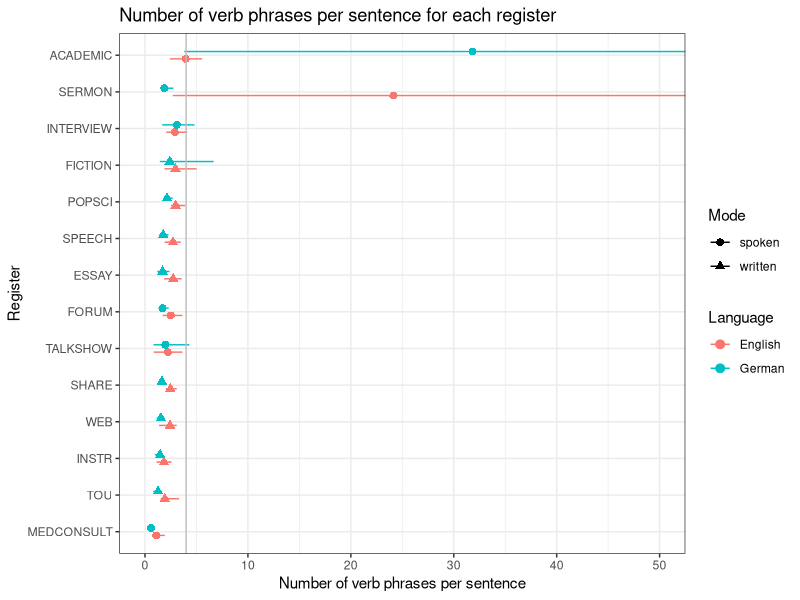
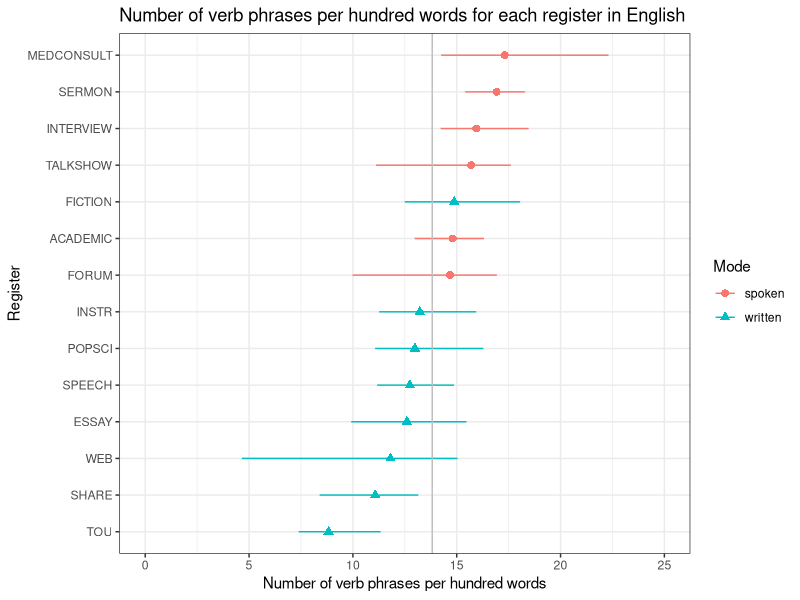
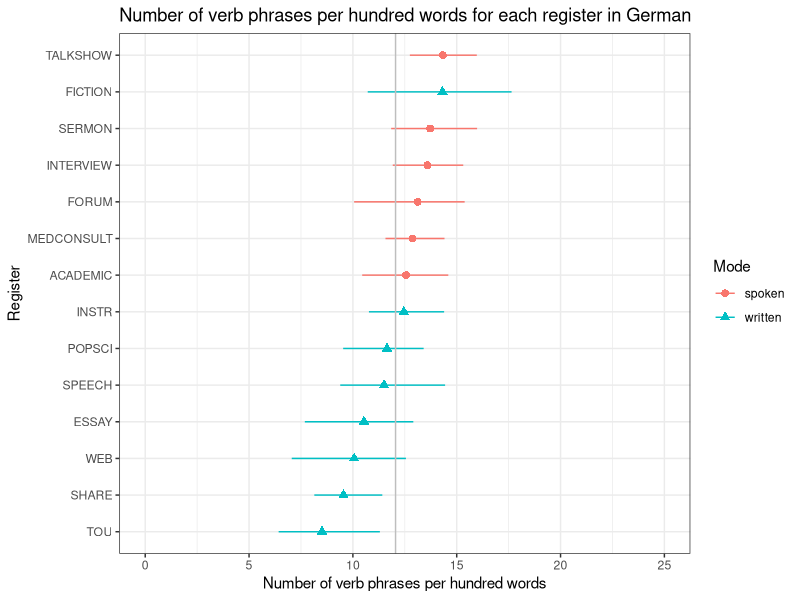
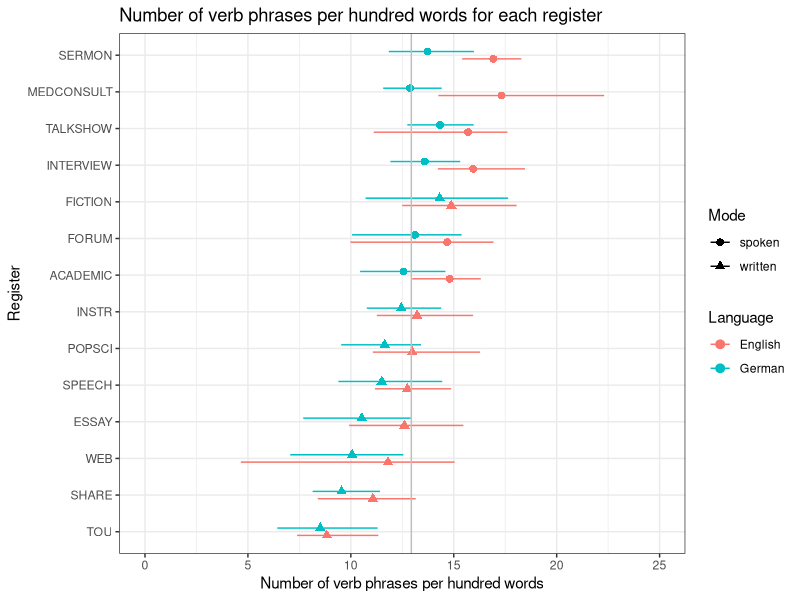
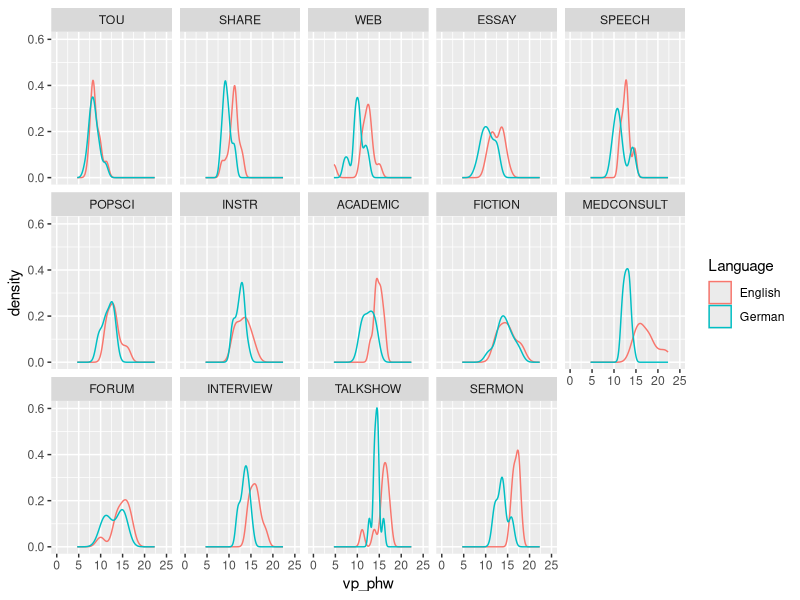
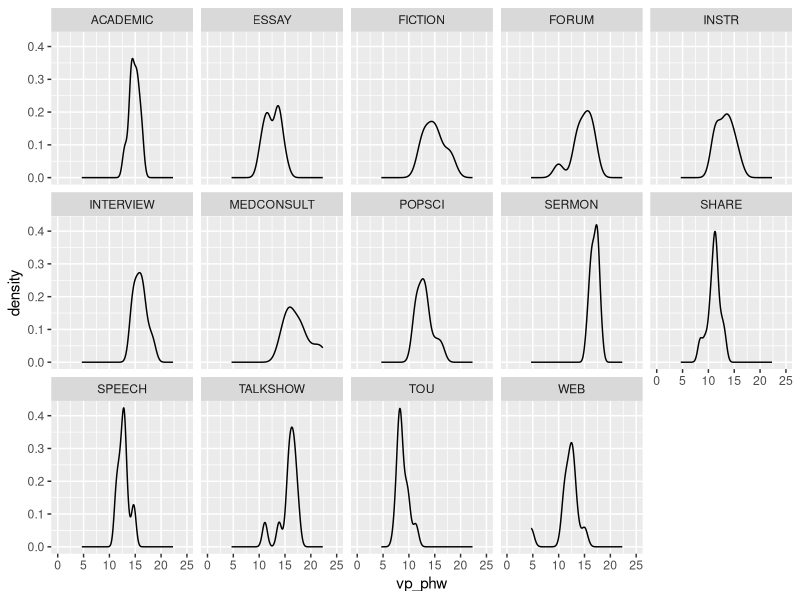
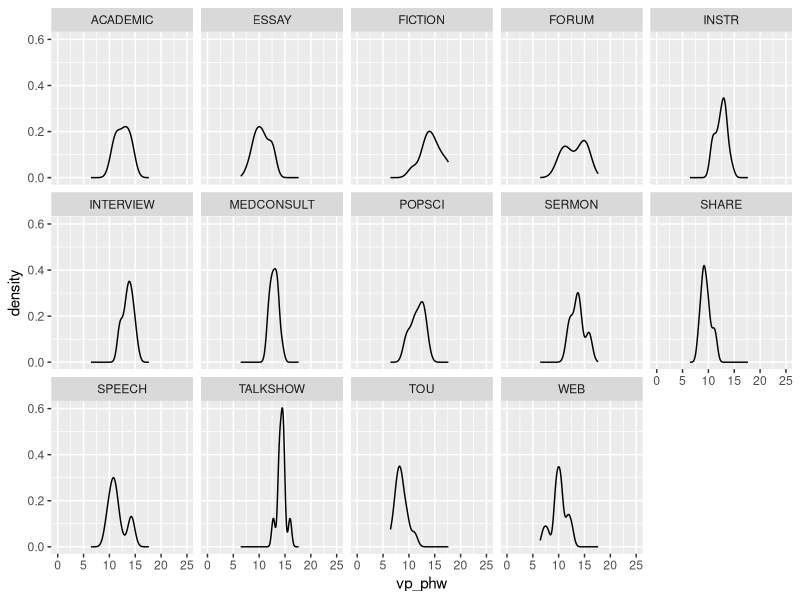
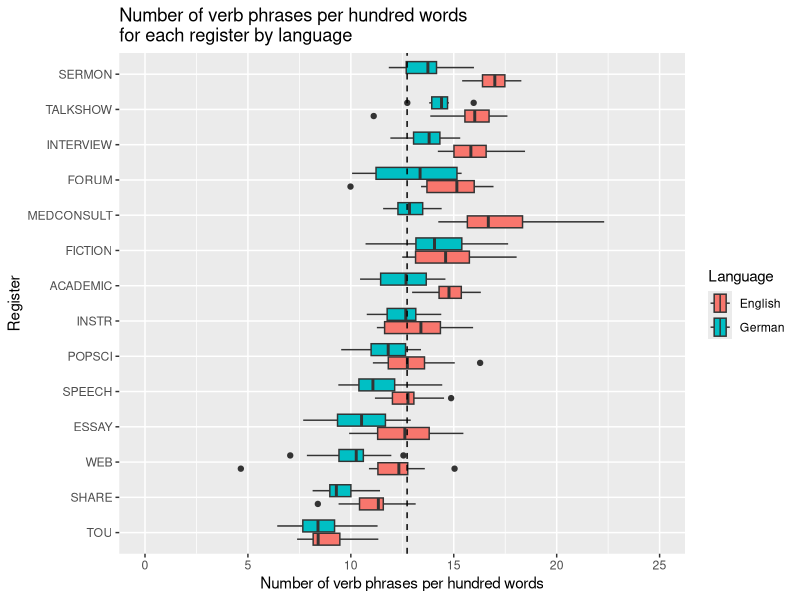

R code for these plots, in order:
## ---- chunk 1
library(tidyverse)
library(readxl)
options(scipen = 999) # this turns off the scientific notation of very high/low numbers (e-10)
set.seed(42)
## ---- chunk 2
texts <- read_excel("Overview_texts_vp.xlsx") %>%
  mutate(Language = as.factor(Language),
         Register = as.factor(Register), 
         Mode = as.factor(Mode))

## the variable STTR needs to be z-scored (= centered and scaled)
texts$STTR_z = scale(texts$STTR)

## we need to create one data frame for English and one for German
texts_EO = subset(texts, Language == "English")
texts_GO = subset(texts, Language == "German")

registers <- read_excel("Overview_registers_vp.xlsx")
## we need to create one data frame for English and one for German
registers_EO = subset(registers, Language == "English")
registers_GO = subset(registers, Language == "German")

head(texts)
head(registers)
## ---- chunk 3
registers %>%
  mutate(Register = fct_reorder(Register, vp_ps_av)) %>%
  ggplot() + 
    geom_pointrange(mapping = aes(x = vp_ps_av, y = Register, color = Language, 
                                  xmin = vp_ps_min, xmax = vp_ps_max, shape = Mode), 
                    size = 0.5, position = position_dodge(width=0.4),) + 
    geom_vline(xintercept = mean(registers$vp_ps_av), colour = "grey") + 
    labs(x = "Number of verb phrases per sentence", y = "Register", title = "Number of verb phrases per sentence for each register") +
    theme_bw() + 
    coord_cartesian(xlim = c(0,50))
## ---- chunk 4
registers_EO %>%
  mutate(Register = fct_reorder(Register, vp_phw_av)) %>%
  ggplot() + 
    geom_pointrange(mapping = aes(x = vp_phw_av, y = Register, colour = Mode,
                                  xmin = vp_phw_min, xmax = vp_phw_max, shape = Mode), 
                    size = 0.5, position = position_dodge(width=0.4), xlim = c(0:25)) + 
    geom_vline(xintercept = mean(registers_EO$vp_phw_av), colour = "grey") +
    labs(x = "Number of verb phrases per hundred words", y = "Register", title = "Number of verb phrases per hundred words for each register in English") +
    theme_bw() + 
    coord_cartesian(xlim = c(0, 25))

## ---- chunk 5
registers_GO %>%
  mutate(Register = fct_reorder(Register, vp_phw_av)) %>%
  ggplot() + 
    geom_pointrange(mapping = aes(x = vp_phw_av, y = Register, colour = Mode,
                                  xmin = vp_phw_min, xmax = vp_phw_max, shape = Mode), 
                    size = 0.5, position = position_dodge(width=0.4)) + 
    geom_vline(xintercept = mean(registers_GO$vp_phw_av), colour = "grey") +
    labs(x = "Number of verb phrases per hundred words", y = "Register", title = "Number of verb phrases per hundred words for each register in German") +
    theme_bw()  + 
    coord_cartesian(xlim = c(0, 25))

## ---- chunk 6
registers %>%
  mutate(Register = fct_reorder(Register, vp_phw_av)) %>%
  ggplot() + 
    geom_pointrange(mapping = aes(x = vp_phw_av, y = Register, color = Language, 
                                  xmin = vp_phw_min, xmax = vp_phw_max, shape = Mode), 
                    size = 0.5, position = position_dodge(width=0.4)) + 
    geom_vline(xintercept = mean(registers$vp_phw_av), colour = "grey") +
    labs(x = "Number of verb phrases per hundred words", y = "Register", title = "Number of verb phrases per hundred words for each register") +
    theme_bw() + 
    coord_cartesian(xlim = c(0, 25))
## ---- chunk 7
# reorder factor levels first
texts_reorderreg = texts %>%
  mutate(Register = fct_reorder(Register, vp_phw, .fun="median"))
summary(texts_reorderreg$Register)

## both languages (not split up) as density plot
ggplot(data = texts_reorderreg) +
  geom_density(mapping = aes(x = vp_phw, colour = Language)) +
  facet_wrap( ~ Register, nrow = 3) + 
  coord_cartesian(xlim = c(0, 25))

## English only as density plot
ggplot(data = texts_EO) +
  geom_density(mapping = aes(x = vp_phw)) +
  facet_wrap( ~ Register, nrow = 3) + 
  coord_cartesian(xlim = c(0, 25))

## German only as density plot
ggplot(data = texts_GO) +
  geom_density(mapping = aes(x = vp_phw)) +
  facet_wrap( ~ Register, nrow = 3) + 
  coord_cartesian(xlim = c(0, 25))

## both languages (split up) as a boxplot
ggplot(data = texts_reorderreg) +
  geom_boxplot(mapping = aes(x = vp_phw, y = Register, fill = Language)) + 
  geom_vline(xintercept = mean(texts$vp_phw), linetype = 2) + 
  labs(x = "Number of verb phrases per hundred words", y = "Register", title = "Number of verb phrases per hundred words \nfor each register by language") + 
  coord_cartesian(xlim = c(0, 25))

## both languages (not split up) as a boxplot
ggplot(data = texts_reorderreg) +
  geom_boxplot(mapping = aes(x = vp_phw, y = Register)) + 
  geom_vline(xintercept = mean(texts$vp_phw), linetype = 2) + 
  labs(x = "Number of verb phrases per hundred words", y = "Register", title = "Number of verb phrases per hundred words for each register") + 
  coord_cartesian(xlim = c(0, 25))

## ---- chunk 8
## as a density plot
ggplot(data = texts) +
  geom_density(mapping = aes(x = vp_phw, colour = Language)) + 
  coord_cartesian(xlim = c(0, 25))

## as a box plot
ggplot(data = texts) + 
  geom_boxplot(mapping = aes(x = vp_phw, y = Language, fill = Language), show.legend = FALSE) +
  geom_vline(xintercept = mean(texts$vp_phw), linetype = 2) + 
  coord_cartesian(xlim = c(0, 25))
## ---- chunk 9
## density plot
ggplot(data = texts) +
  geom_density(mapping = aes(x = vp_phw, colour = Mode)) + 
  facet_wrap( ~ Language, ncol = 1) + 
  coord_cartesian(xlim = c(0, 25))

## box plot
ggplot(data = texts) +
  geom_boxplot(mapping = aes(x = vp_phw, fill = Mode)) + 
  coord_cartesian(xlim = c(0, 25)) + 
  facet_wrap( ~ Language, nrow = 2)

ggplot(data = texts) +
  geom_boxplot(mapping = aes(x = vp_phw, fill = Mode)) + 
  coord_cartesian(xlim = c(0, 25))

## average number of verb phrases per hundred words
# overall
texts %>%
  group_by(Mode) %>%
  summarise(mean(vp_phw))
# by language
texts %>%
  group_by(Mode, Language) %>%
  summarise(mean(vp_phw))
## ---- chunk 10
ggplot(data = registers_EO, aes(x = vp_phw_av, y = STTR_av)) +
  geom_point() +
  geom_smooth(method=lm , color="grey", se=FALSE, linetype = 2) +
  geom_text(aes(x = vp_phw_av, y = STTR_av, label = Register), 
            size = 3, vjust = 1.5) + 
  labs(y = "Standardised Type-Token Ratio", x = "Average frequency of verb phrases per hundred words", title = "Standardised type-token ratio \nand frequency of verb phrases phw for each register - English") + 
  coord_cartesian(xlim = c(0, 25))

## ---- chunk 11
ggplot(data = registers_GO, aes(x = vp_phw_av, y = STTR_av)) +
  geom_point() +
  geom_smooth(method=lm , color="grey", se=FALSE, linetype = 2) +
  geom_text(aes(x = vp_phw_av, y = STTR_av, label = Register), 
            size = 3, vjust = 1.5) + 
  labs(y = "Standardised Type-Token Ratio", x = "Average frequency of verb phrases per hundred words", title = "Standardised type-token ratio \nand frequency of verb phrases phw for each register - German") + 
  coord_cartesian(xlim = c(0, 25))

## ---- chunk 12
ggplot(data = registers, aes(x = vp_phw_av, y = STTR_av)) +
  geom_point(aes(colour = Language, fill = Language)) +
  geom_smooth(method=lm , color="grey", se=FALSE, linetype = 2) +
  geom_text(aes(x = vp_phw_av, y = STTR_av, label = Register, colour = Language), 
            size = 3, vjust = 1.5) + 
  labs(y = "Standardised Type-Token Ratio", x = "Average frequency of verb phrases per hundred words", title = "Standardised type-token ratio \nand frequency of verb phrases per register") + 
  coord_cartesian(xlim = c(0, 25))

## ---- chunk 13
# for German only
cor(registers_GO$vp_phw_av, registers_GO$STTR_av, method = "pearson") #-0.69

# for English only
cor(registers_EO$vp_phw_av, registers_EO$STTR_av, method = "pearson") #-0.69

# for both
cor(registers$vp_phw_av, registers$STTR_av, method = "pearson") #-0.706

## ---- chunk 14
ggplot(data = texts_EO, aes(x = vp_phw, y = STTR)) +
  geom_point() +
  geom_smooth(method=lm , color="grey", se=FALSE, linetype = 2) +
  labs(y = "Standardised Type-Token Ratio", x = "Frequency of verb phrases per hundred words", title = "Standardised type-token ratio \nand frequency of verb phrases phw for each text - English") + 
  coord_cartesian(xlim = c(0, 25))

## ---- chunk 15
ggplot(data = texts_GO, aes(x = vp_phw, y = STTR)) +
  geom_point() +
  geom_smooth(method=lm , color="grey", se=FALSE, linetype = 2) +
  labs(y = "Standardised Type-Token Ratio", x = "Frequency of verb phrases per hundred words", title = "Standardised type-token ratio \nand frequency of verb phrases phw for each text - German") + 
  coord_cartesian(xlim = c(0, 25))

## ---- chunk 16
ggplot(data = texts, aes(x = vp_phw, y = STTR)) +
  geom_point(aes(colour = Language, fill = Language)) +
  geom_smooth(method=lm , color="grey", se=FALSE, linetype = 2) +
  labs(y = "Standardised Type-Token Ratio", x = "Frequency of verb phrases per hundred words", title = "Standardised type-token ratio \nand frequency of verb phrases phw for each text") + 
  coord_cartesian(xlim = c(0, 25))

ggplot(data = texts, aes(x = vp_phw, y = STTR)) +
  geom_point(aes(colour = Language, fill = Language), show.legend = FALSE) +
  geom_smooth(method=lm , color="grey", se=FALSE, linetype = 2) +
  labs(y = "Standardised Type-Token Ratio", x = "Frequency of verb phrases per hundred words", title = "Standardised type-token ratio \nand frequency of verb phrases phw for each text") + 
  coord_cartesian(xlim = c(0, 25)) + 
  facet_wrap( ~ Language, ncol = 2)

## ---- chunk 17
# for German only
cor(texts_GO$vp_phw, texts_GO$STTR, method = "pearson") #-0.54

# for English only
cor(texts_EO$vp_phw, texts_EO$STTR, method = "pearson") #-0.62

# for both
cor(texts$vp_phw, texts$STTR, method = "pearson") #-0.62

## ---- chunk 18
## both languages (split up)
ggplot(data = texts, aes(y = NR_vp, x = NR_tokens)) +
  geom_point(aes(colour = Language, fill = Language), show.legend = FALSE) +
  geom_smooth(method=lm , color="grey", se=FALSE, linetype = 2) +
  labs(x = "Text length in number of tokens", y = "Count of verb phrases", 
       title = "Text length and frequency of verb phrases per text") +
  facet_wrap( ~ Language, nrow = 1)

## both languages (not split up)
ggplot(data = texts, aes(y = NR_vp, x = NR_tokens)) +
  geom_point(aes()) +
  geom_smooth(method=lm , color="grey", se=FALSE, linetype = 2) +
  labs(x = "Text length in number of tokens", y = "Count of verb phrases", 
       title = "Text length and frequency of verb phrases per text")
## ---- chunk 19
texts_cropped = subset(texts, NR_tokens < 5000)

## both languages (split up)
ggplot(data = texts_cropped, aes(x = NR_tokens, y = NR_vp)) +
  geom_point(aes(colour = Language, fill = Language), show.legend = FALSE) +
  geom_smooth(color="grey", se=FALSE, linetype = 2) +
  labs(x = "Text length in number of tokens", y = "Count of verb phrases", 
       title = "Text length and frequency of verb phrases per text (without outliers)")+ 
  facet_wrap( ~ Language, nrow = 1)

## both languages (not split up)
ggplot(data = texts_cropped, aes(x = NR_tokens, y = NR_vp)) +
  geom_point(aes()) +
  geom_smooth(color="grey", se=FALSE, linetype = 2) +
  labs(x = "Text length in number of tokens", y = "Count of verb phrases", 
       title = "Text length and frequency of verb phrases per text (without outliers)")
## ---- chunk 20
texts_cropped = subset(texts, NR_tokens < 5000) %>%
  mutate(NR_tokens_log = log(NR_tokens))


## both languages (split up)
ggplot(data = texts_cropped, aes(x = NR_tokens_log, y = NR_vp)) +
  geom_point(aes(colour = Language, fill = Language), show.legend = FALSE) +
  geom_smooth(color="grey", se=FALSE, linetype = 2) + # method=lm
  labs(x = "Text length in log number of tokens", y = "Count of verb phrases", 
       title = "Log text length and frequency of verb phrases per text (without outliers)")+ 
  facet_wrap( ~ Language, nrow = 1) + 
  coord_cartesian(xlim = c(0, 9))

## both languages (not split up)
ggplot(data = texts_cropped, aes(x = NR_tokens_log, y = NR_vp)) +
  geom_point(aes()) +
  geom_smooth(color="grey", se=FALSE, linetype = 2) +  # method=lm 
  labs(x = "Text length in log number of tokens", y = "Count of verb phrases", 
       title = "Log text length and frequency of verb phrases per text (without outliers)") + 
  coord_cartesian(xlim = c(0, 9))
## ---- chunk 21
texts = texts %>%
  mutate(NR_tokens_log = log(NR_tokens))


## both languages (split up)
ggplot(data = texts, aes(x = NR_tokens_log, y = NR_vp)) +
  geom_point(aes(colour = Language, fill = Language), show.legend = FALSE) +
  geom_smooth(method = "gam", color="grey", se=FALSE, linetype = 2) + # method=lm
  labs(x = "Text length in log number of tokens", y = "Count of verb phrases", 
       title = "Log text length and frequency of verb phrases per text")+ 
  facet_wrap( ~ Language, nrow = 1) + 
  coord_cartesian(xlim = c(0, 9))

## both languages (not split up)
ggplot(data = texts, aes(x = NR_tokens_log, y = NR_vp)) +
  geom_point(aes()) +
  geom_smooth(method = "gam", color="grey", se=FALSE, linetype = 2) +  # method=lm 
  labs(x = "Text length in log number of tokens", y = "Count of verb phrases", 
       title = "Log text length and frequency of verb phrases per text") + 
  coord_cartesian(xlim = c(0, 9))
## ---- chunk 22
freq_vp_f = texts %>%
  group_by(Language) %>%
  summarise(sum = sum(NR_vp_f))
freq_vp_f$finiteness = c("finite")

freq_vp_nf = texts %>%
  group_by(Language) %>%
  summarise(sum = sum(NR_vp_nf))
freq_vp_nf$finiteness = c("non-finite")

freq_vps = bind_rows(freq_vp_f, freq_vp_nf)

total_vps_EO = sum(subset(texts, Language == "English")$NR_vp)
total_vps_GO = sum(subset(texts, Language == "German")$NR_vp)

freq_vps_EO = subset(freq_vps, Language == "English")
freq_vps_GO = subset(freq_vps, Language == "German")

freq_vps_EO$total_vps <- sum(subset(texts, Language == "English")$NR_vp)
freq_vps_EO$total_tokens <- sum(subset(texts, Language == "English")$NR_tokens)
freq_vps_GO$total_vps <- sum(subset(texts, Language == "German")$NR_vp)
freq_vps_GO$total_tokens <- sum(subset(texts, Language == "German")$NR_tokens)

freq_vps = bind_rows(freq_vps_EO, freq_vps_GO)

freq_vps <- freq_vps %>%
  mutate(percentage = sum/total_vps) %>%
  mutate(phw = (sum/total_tokens)*100)
freq_vps

## ---- chunk 23
## bar chart stacked
ggplot(data = freq_vps) + 
  geom_col(mapping = aes(x = Language, y = sum, colour = finiteness, fill = finiteness))

## bar chart dodged
ggplot(data = freq_vps) + 
  geom_col(mapping = aes(x = Language, y = sum, colour = finiteness, fill = finiteness), position = "dodge") +
  labs(title = "Absolute number of finite and non-finite verb phrases in English and German", x = "Language", y = "Absolute number")

## ---- chunk 24
## bar chart stacked
ggplot(data = freq_vps) + 
  geom_col(mapping = aes(x = Language, y = percentage, colour = finiteness, fill = finiteness))

## bar chart dodged
ggplot(data = freq_vps) + 
  geom_col(mapping = aes(x = Language, y = 100*percentage, colour = finiteness, fill = finiteness), position = "dodge") +
  labs(title = "Percentage of finite and non-finite verb phrases in English and German", x = "Language", y = "Percentage of all verb phrases")

## ---- chunk 25
## bar chart stacked
ggplot(data = freq_vps) + 
  geom_col(mapping = aes(x = Language, y = phw, colour = finiteness, fill = finiteness))

## bar chart dodged
ggplot(data = freq_vps) + 
  geom_col(mapping = aes(x = Language, y = phw, colour = finiteness, fill = finiteness), position = "dodge") +
  labs(title = "Frequency phw of finite and non-finite verb phrases in English and German", x = "Language", y = "Frequency per hundred words")

